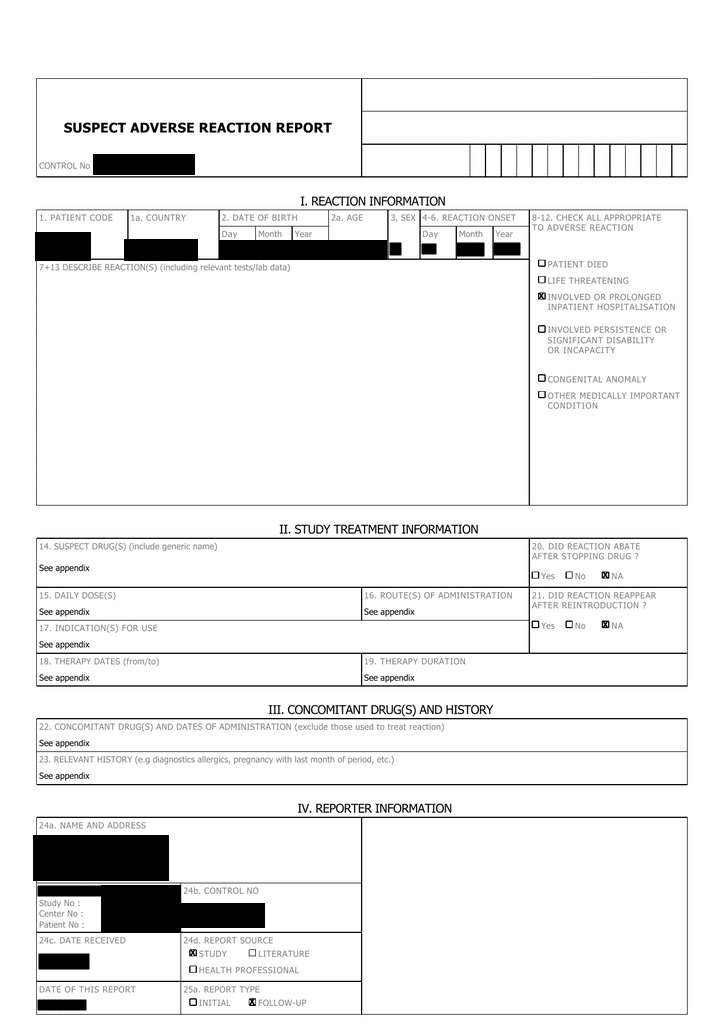
#> input picture ImageProcessingProblems/images/LowResolution/low-res-1.jpg, 725 x 1024 px; its folder holds only this picture in this run
$ python Resolution_Improvement.py
#> lines starting #> are read from the running program, lines starting #| are printed output that depends on the picture
import cv2
import numpy as np
import glob, os

A4_width=8.27 #inch
A4_height=11.69 #inch
DPI=300
required_width=int(A4_width*DPI)
required_height=int(A4_height*DPI)

source_path='./images/LowResolution/'
destination_path='./images/LowResolution/LowResultion_improved/'

for pathAndFilename in glob.iglob(os.path.join(source_path,"*.jpg")):
    #Taking the path data and opening the images
    title, ext = os.path.splitext(os.path.basename(pathAndFilename))
    print(title+ext)
    img = cv2.imread(source_path+title+ext,0)
#> img is the input picture: shape (1024, 725); min 0, max 255, mean 238.4

    dimension = img.shape
#> dimension = (1024, 725)
    if dimension[1]>dimension[0]:
        # its a potrait image
        scaling_factor = int(100 * required_height / dimension[1])
    else:
        #its a landscape image
        scaling_factor = int(100 * required_width / dimension[0])
#> scaling_factor = 242

    # scaling_factor=100
    width = int(dimension[1] * scaling_factor / 100)
#> width = 1754
    height = int(dimension[0] * scaling_factor / 100)
#> height = 2478
    resize_img_size = (width, height)
#> resize_img_size = (1754, 2478)
    img = cv2.resize(img, resize_img_size)
#> img: shape (2478, 1754)
    #cv2.imshow("Resized image",img)

    # Defining filter parameter
    kernal = np.ones((2, 2), np.uint8)

    # Performing bilaternal filtering to remove paper-salt noise and intact color space
    # This will remove black noise from white background
    bilateral = cv2.bilateralFilter(img, 30, 30, 75)
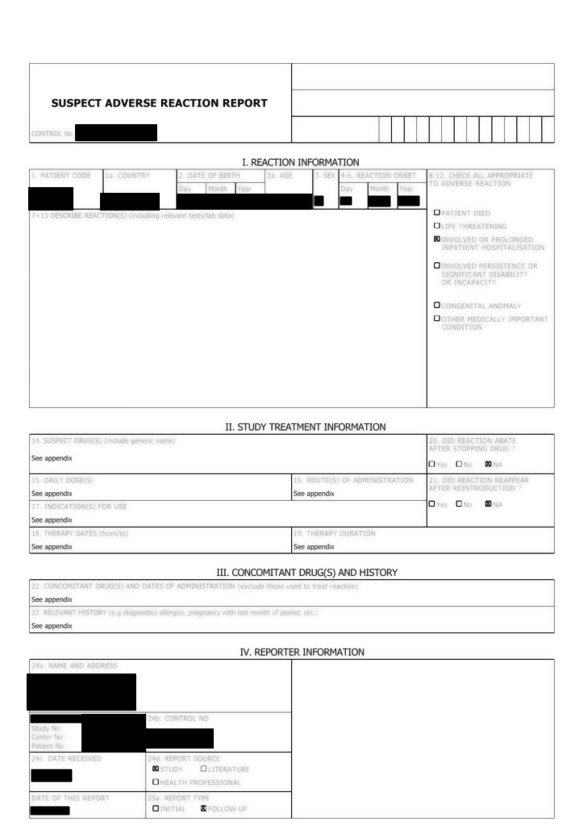
#> bilateral: shape (2478, 1754) (shown at 1/3 size); min 0, max 255, mean 239

    # Taking negative image to remove white noise from black background

    # UNCOMMENT THIS LINE IF YOU WANT TO REMOVE WATERMARK ALSO (ALSO CHANGE BILATERAL VAR TO BW_IMG IN NEXT LINE) ret, bw_img = cv2.threshold(bilateral, 180, 255, cv2.THRESH_BINARY)
    neg = cv2.bitwise_not(bilateral)
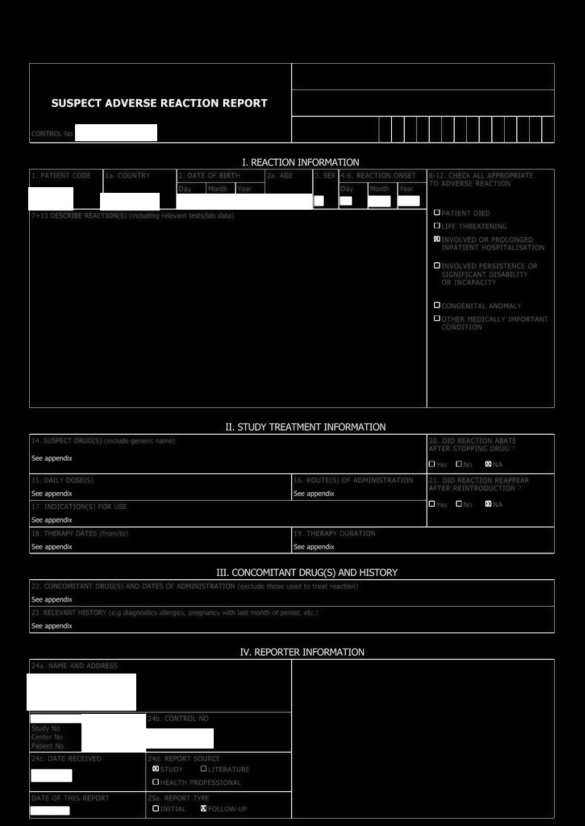
#> neg: shape (2478, 1754) (shown at 1/3 size); min 0, max 255, mean 16

    # REMOVE WHITE NOISE
    opening = cv2.morphologyEx(neg, cv2.MORPH_OPEN, kernal)
    # OPENINIG WILL MAKE SOME PART OF TEXT MISSING TO RESTORE IT DO CLOSING
    closing = cv2.morphologyEx(opening, cv2.MORPH_CLOSE, kernal)
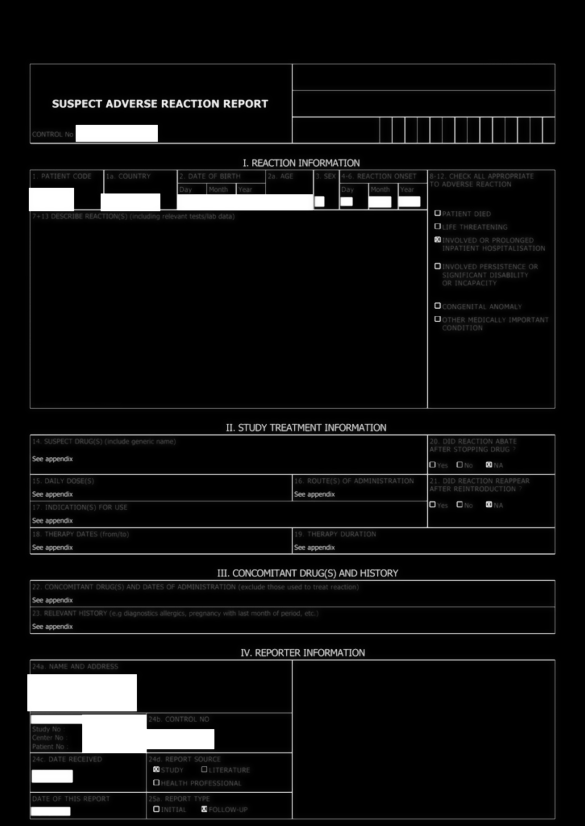
#> closing: shape (2478, 1754) (shown at 1/3 size); min 0, max 255, mean 15.8

    # CONVERT IMAGE INTO ORIGINAL COLOR_SPACE
    denonised_img = cv2.bitwise_not(closing)
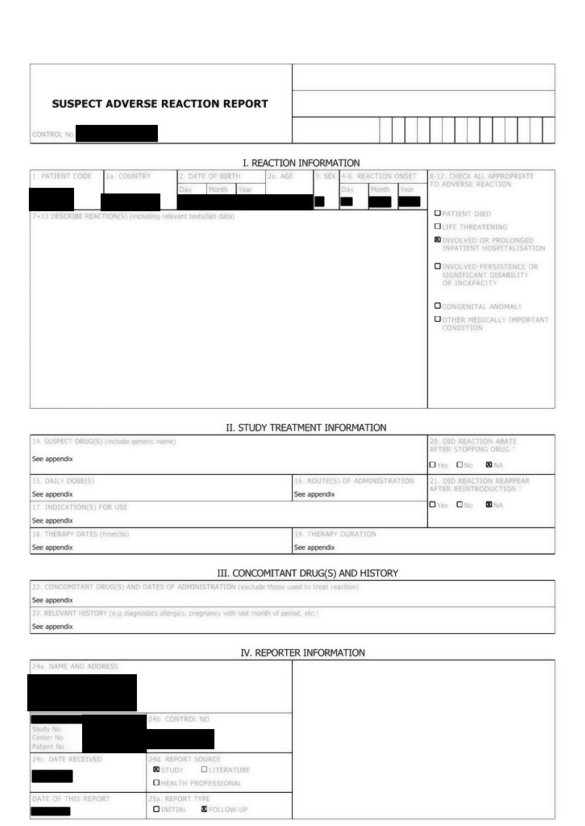
#> denonised_img: shape (2478, 1754) (shown at 1/3 size); min 0, max 255, mean 239.2

    # SAVE DENOISED IMAG INTO FOLDER NAMED "Noise_removed"
    Filename = destination_path + title + ext
    cv2.imwrite(Filename, denonised_img)

print("Done")

$ run again, on ImageProcessingProblems/images/LowResolution/low-res-2.jpg
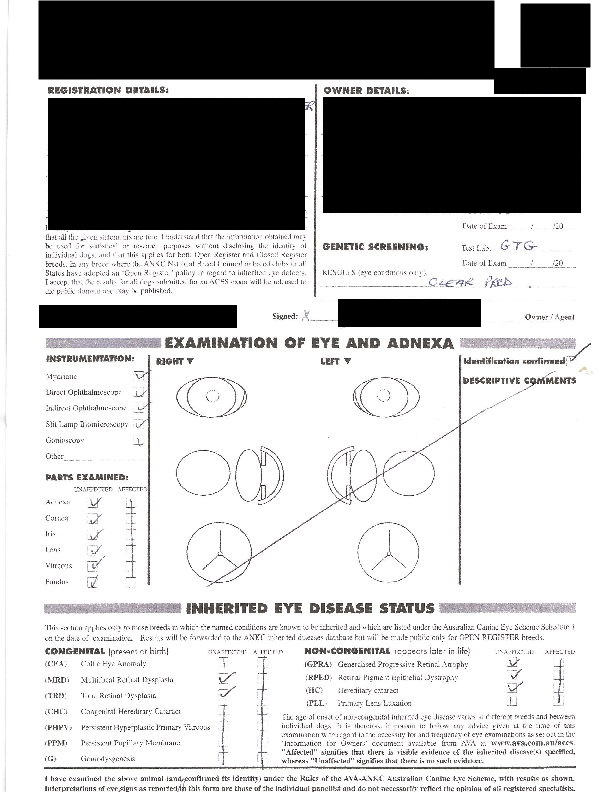
#> input picture ImageProcessingProblems/images/LowResolution/low-res-2.jpg, 612 x 792 px
#> `closing = cv2.morphologyEx(opening, cv2.MORPH_CLOSE, kernal)`:
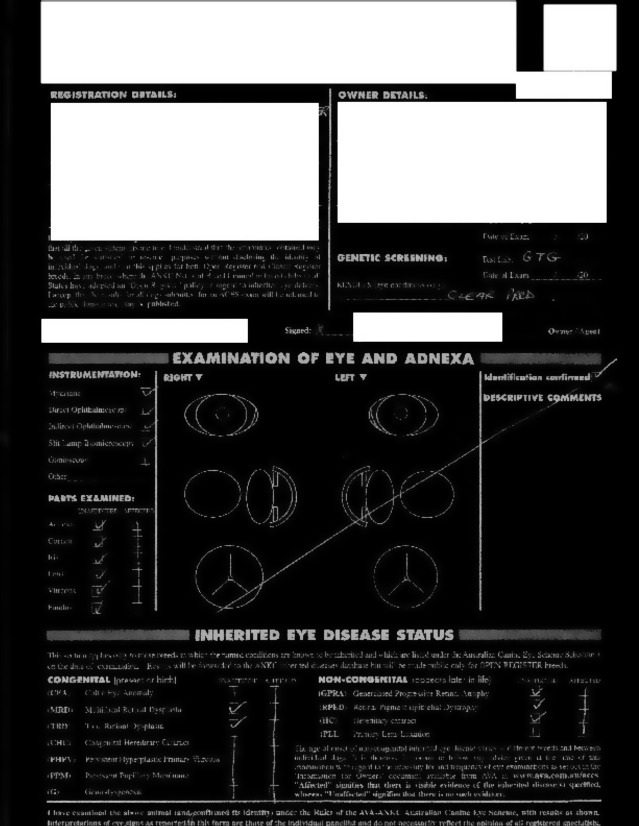
#> closing: shape (2478, 1915) (shown at 1/3 size); min 0, max 255, mean 70.7
#> `denonised_img = cv2.bitwise_not(closing)`:
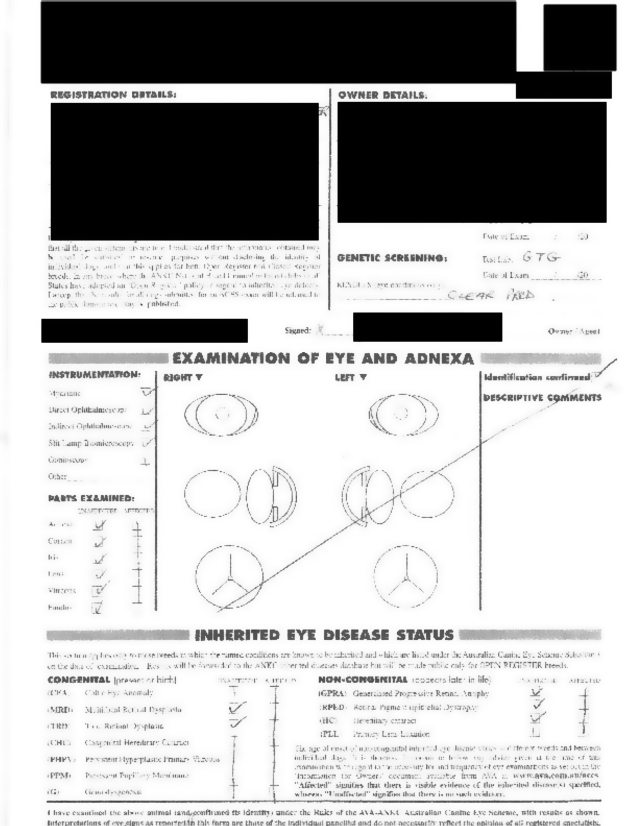
#> denonised_img: shape (2478, 1915) (shown at 1/3 size); min 0, max 255, mean 184.3

$ run again, on ImageProcessingProblems/images/LowResolution/low-res-3.jpg
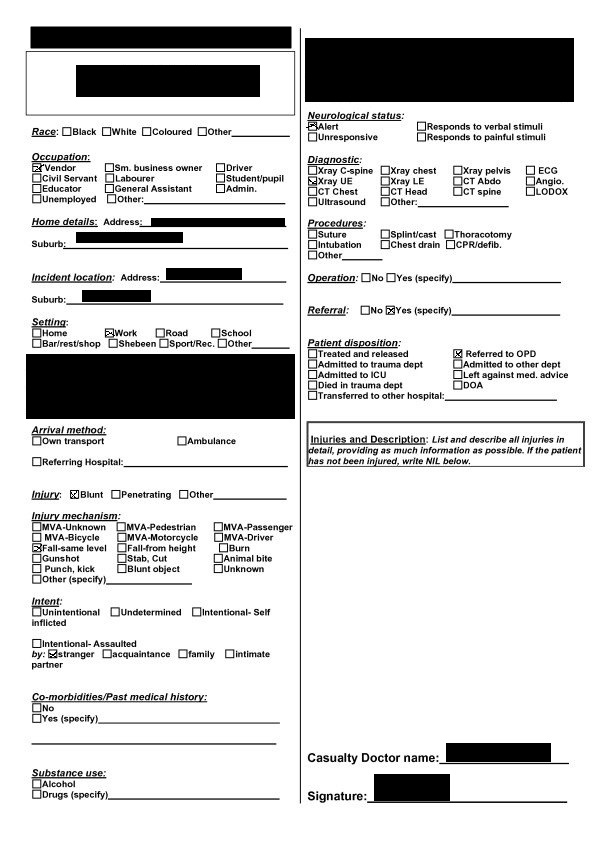
#> input picture ImageProcessingProblems/images/LowResolution/low-res-3.jpg, 600 x 849 px
#> img is the input picture: shape (849, 600); min 0, max 255, mean 213.2
#> img: shape (2479, 1752)
#> `closing = cv2.morphologyEx(opening, cv2.MORPH_CLOSE, kernal)`:
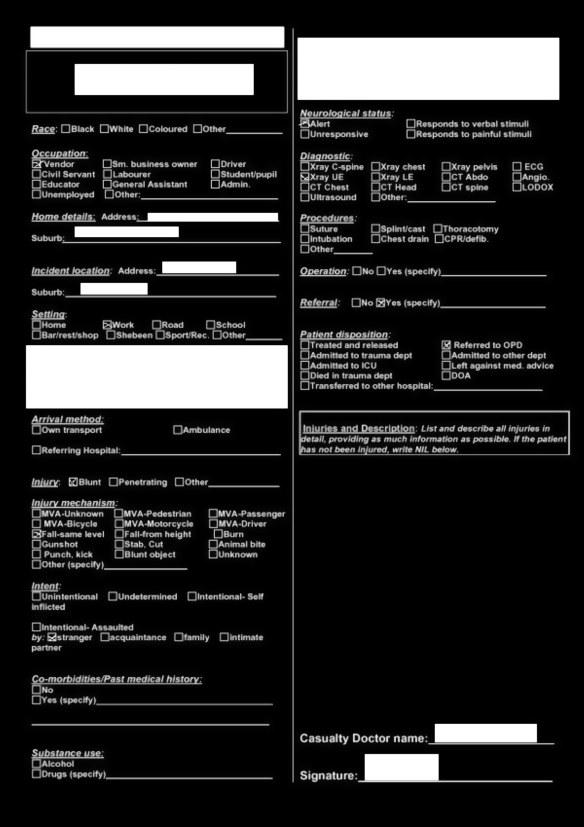
#> closing: shape (2479, 1752) (shown at 1/3 size); min 0, max 255, mean 41.2
#> `denonised_img = cv2.bitwise_not(closing)`:
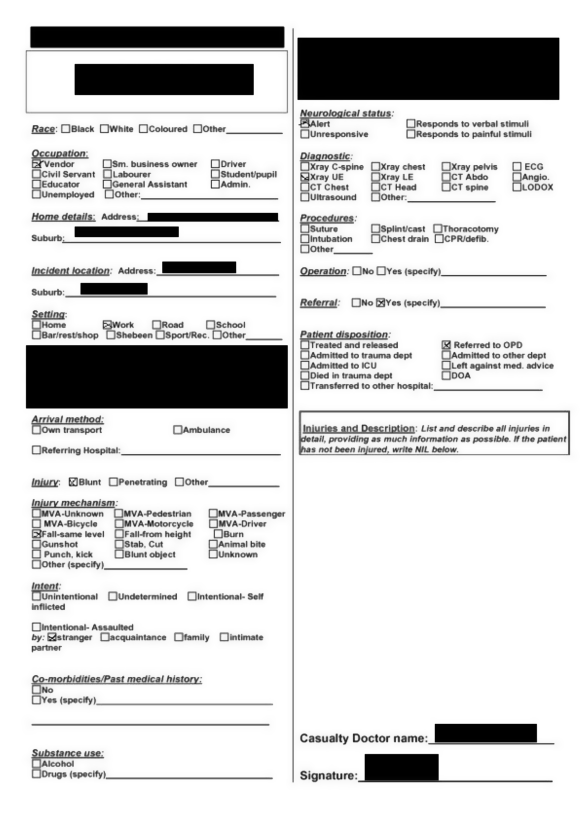
#> denonised_img: shape (2479, 1752) (shown at 1/3 size); min 0, max 255, mean 213.8

$ run again, on ImageProcessingProblems/images/LowResolution/low-res-4.jpg
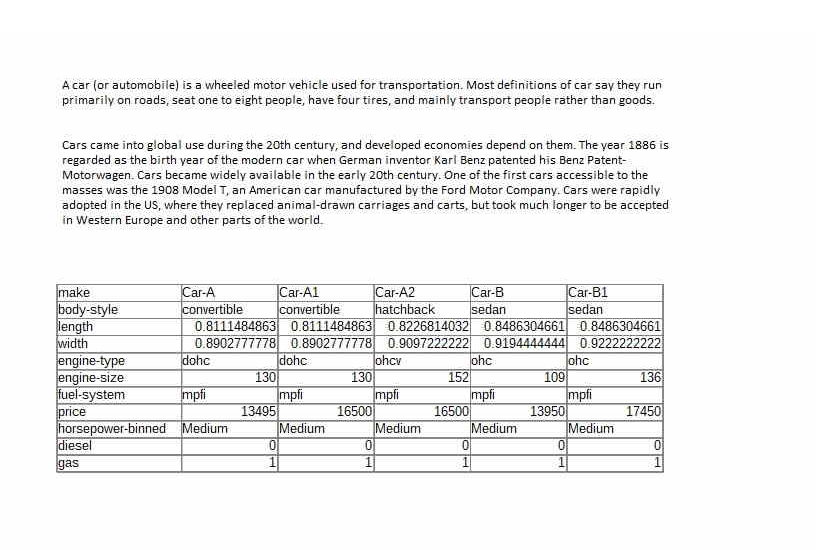
#> input picture ImageProcessingProblems/images/LowResolution/low-res-4.jpg, 816 x 550 px
#> `closing = cv2.morphologyEx(opening, cv2.MORPH_CLOSE, kernal)`:
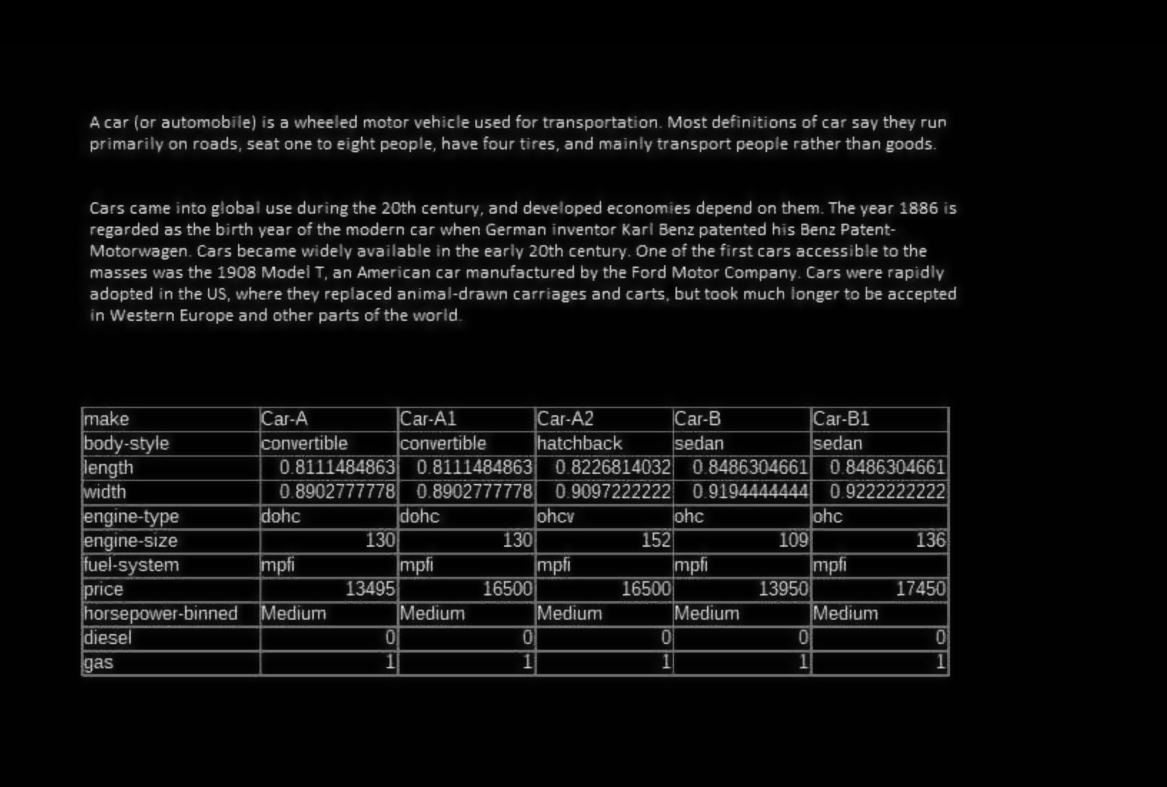
#> closing: shape (2359, 3500) (shown at 1/3 size); min 0, max 218, mean 15.1
#> `denonised_img = cv2.bitwise_not(closing)`:
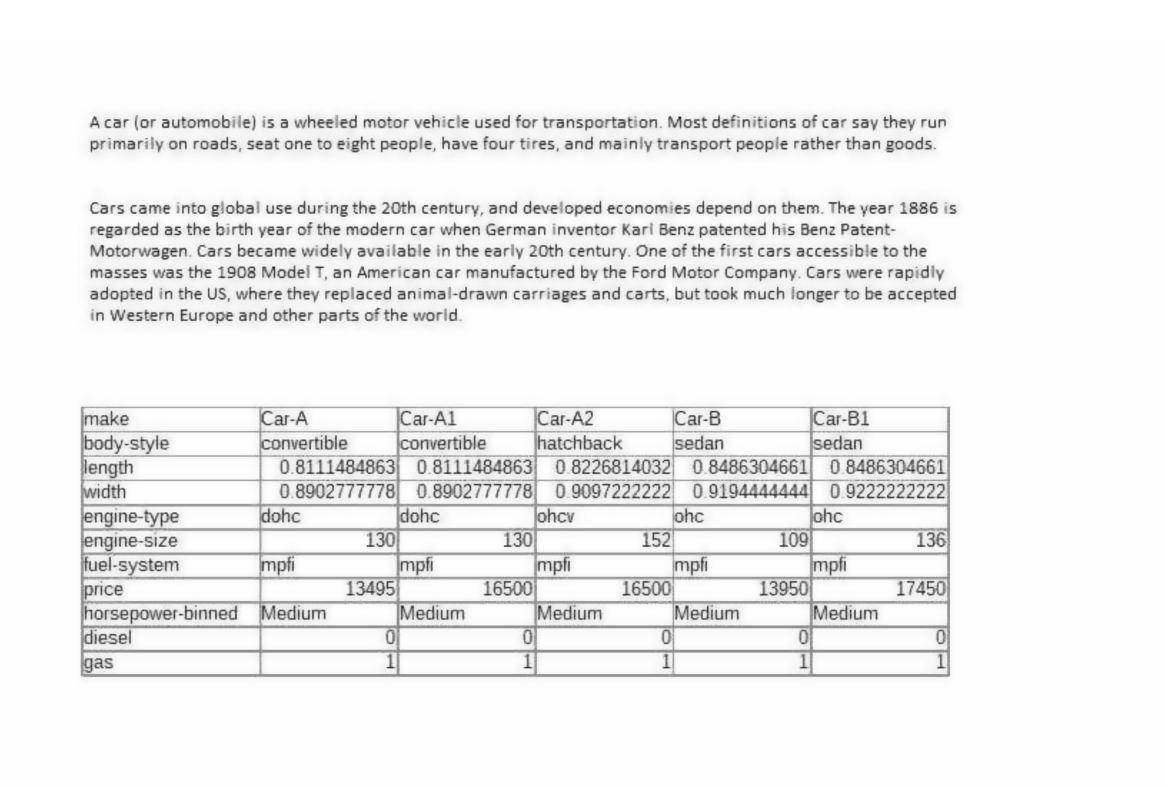
#> denonised_img: shape (2359, 3500) (shown at 1/3 size); min 37, max 255, mean 239.9
